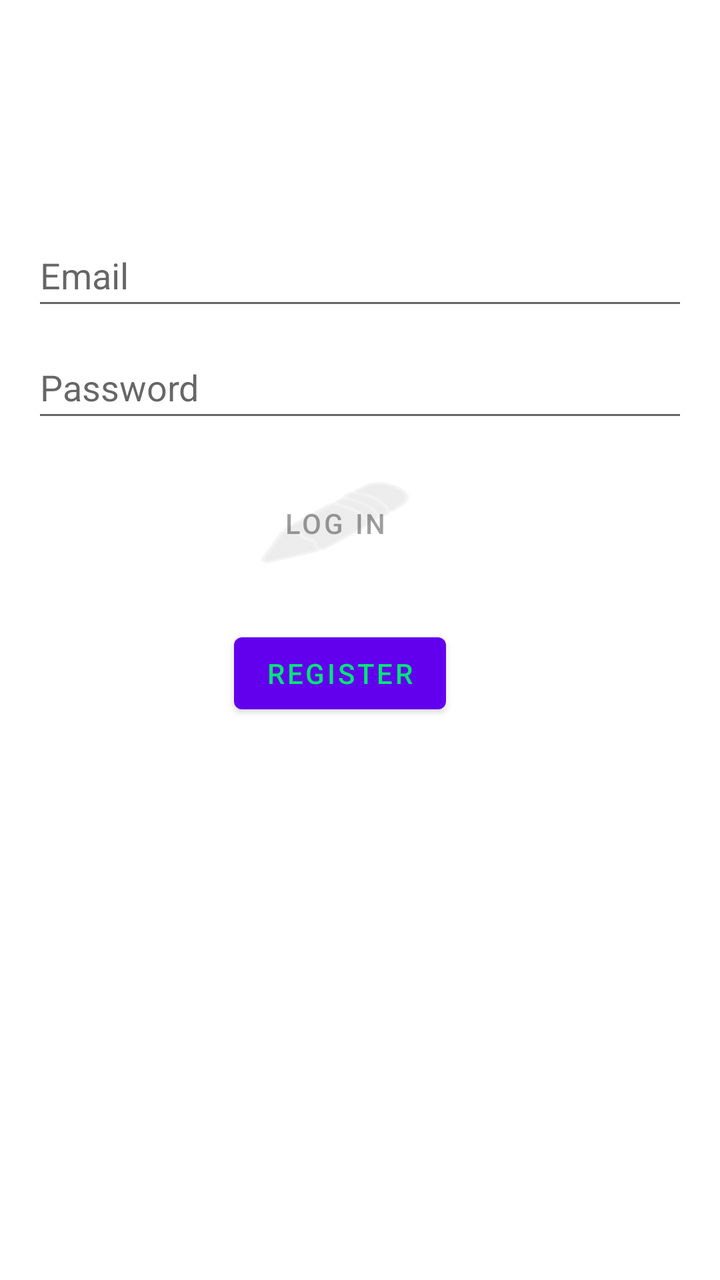
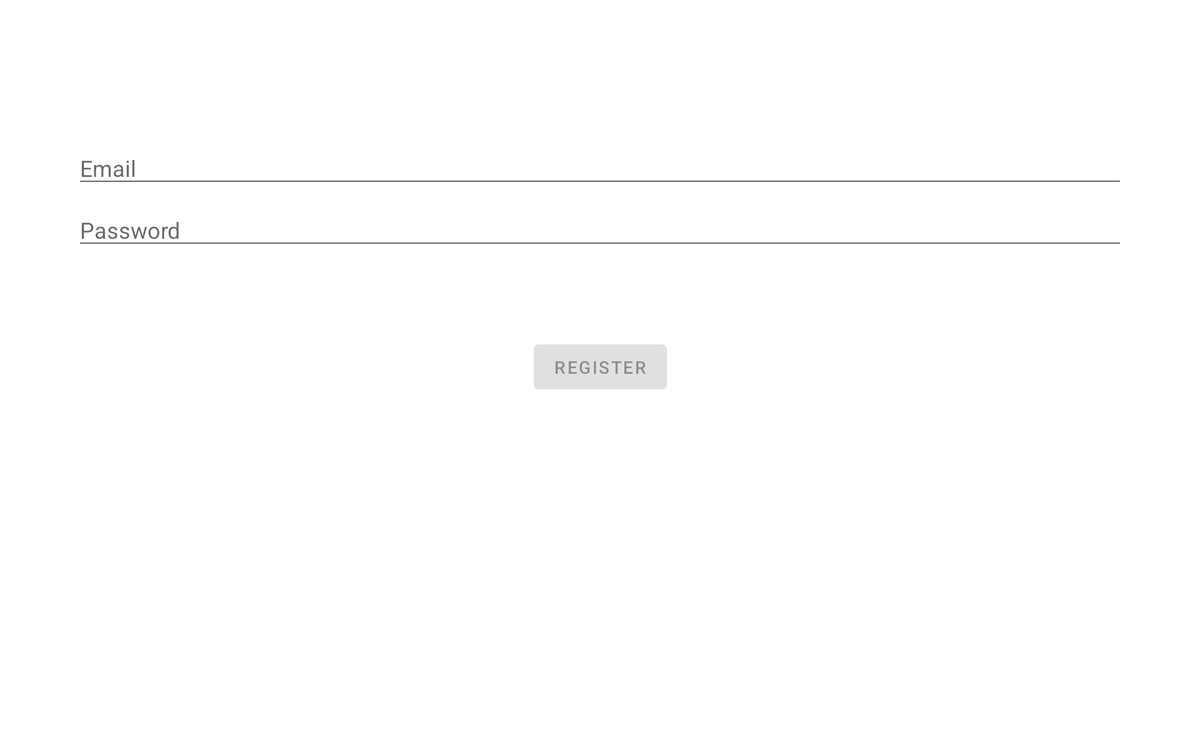

First picture: res/layout/ on a phone held upright. Second picture: the repository's own variant of that layout, on a device whose configuration matches the variant's folder. Source for both follows.
<!-- AndroidManifest.xml: application theme Theme.Project -->
<!-- res/layout/activity_login_main.xml -->
<?xml version="1.0" encoding="utf-8"?>
<androidx.constraintlayout.widget.ConstraintLayout xmlns:android="http://schemas.android.com/apk/res/android"
    xmlns:app="http://schemas.android.com/apk/res-auto"
    xmlns:tools="http://schemas.android.com/tools"
    android:id="@+id/container"
    android:layout_width="match_parent"
    android:layout_height="match_parent"
    android:paddingLeft="@dimen/activity_horizontal_margin"
    android:paddingTop="@dimen/activity_vertical_margin"
    android:paddingRight="@dimen/activity_horizontal_margin"
    android:paddingBottom="@dimen/activity_vertical_margin"
    android:background="@drawable/ic_launcher_background"
    tools:context=".main.login.ui.login.LoginMainActivity">

    <EditText
        android:id="@+id/email"
        android:layout_width="0dp"
        android:layout_height="wrap_content"
        android:layout_marginTop="96dp"
        android:autofillHints="@string/prompt_email"
        android:hint="@string/prompt_email"
        android:inputType="textEmailAddress"
        android:minHeight="48dp"
        android:selectAllOnFocus="true"
        app:layout_constraintEnd_toEndOf="parent"
        app:layout_constraintStart_toStartOf="parent"
        app:layout_constraintTop_toTopOf="parent" />

    <EditText
        android:id="@+id/password"
        android:layout_width="0dp"
        android:layout_height="wrap_content"
        android:layout_marginTop="8dp"
        android:autofillHints="@string/prompt_password"
        android:hint="@string/prompt_password"
        android:imeActionLabel="@string/action_sign_in_short"
        android:imeOptions="actionDone"
        android:inputType="textPassword"
        android:minHeight="48dp"
        android:selectAllOnFocus="true"
        app:layout_constraintEnd_toEndOf="parent"
        app:layout_constraintStart_toStartOf="parent"
        app:layout_constraintTop_toBottomOf="@+id/email" />

    <Button
        android:id="@+id/LogIn"
        android:layout_width="wrap_content"
        android:layout_height="wrap_content"
        android:layout_gravity="start"
        android:layout_marginTop="16dp"
        android:layout_marginBottom="64dp"
        android:background="@android:drawable/ic_menu_edit"
        android:enabled="false"
        android:text="@string/log_in"
        app:layout_constraintBottom_toBottomOf="parent"
        app:layout_constraintEnd_toEndOf="parent"
        app:layout_constraintHorizontal_bias="0.448"
        app:layout_constraintStart_toStartOf="parent"
        app:layout_constraintTop_toBottomOf="@+id/password"
        app:layout_constraintVertical_bias="0.02" />

    <ProgressBar
        android:id="@+id/loading"
        android:layout_width="wrap_content"
        android:layout_height="wrap_content"
        android:layout_gravity="center"
        android:layout_marginTop="64dp"
        android:layout_marginBottom="64dp"
        android:visibility="gone"
        app:layout_constraintBottom_toBottomOf="parent"
        app:layout_constraintEnd_toEndOf="@+id/password"
        app:layout_constraintStart_toStartOf="@+id/password"
        app:layout_constraintTop_toTopOf="parent"
        app:layout_constraintVertical_bias="0.3" />

    <Button
        android:id="@+id/Register_Log_In"
        android:layout_width="wrap_content"
        android:layout_height="wrap_content"
        android:layout_marginTop="75dp"
        android:onClick="registerMessage"
        android:text="@string/action_Register"
        android:textColor="#00E676"
        app:layout_constraintEnd_toEndOf="@+id/LogIn"
        app:layout_constraintHorizontal_bias="0.388"
        app:layout_constraintStart_toStartOf="@+id/LogIn"
        app:layout_constraintTop_toTopOf="@+id/LogIn" />

</androidx.constraintlayout.widget.ConstraintLayout>
<!-- resources referenced by this layout -->
<resources>
  <dimen name="activity_horizontal_margin">16dp</dimen>
  <dimen name="activity_vertical_margin">16dp</dimen>
  <string name="action_Register">Register</string>
  <string name="action_sign_in_short">Sign in</string>
  <string name="log_in">Log In</string>
  <string name="prompt_email">Email</string>
  <string name="prompt_password">Password</string>
  <style name="Theme.Project" parent="Theme.MaterialComponents.DayNight.DarkActionBar">
          
          <item name="colorPrimary">@color/purple_500</item>
          <item name="colorPrimaryVariant">@color/purple_700</item>
          <item name="colorOnPrimary">@color/white</item>
          
          <item name="colorSecondary">@color/teal_200</item>
          <item name="colorSecondaryVariant">@color/teal_700</item>
          <item name="colorOnSecondary">@color/black</item>
          
          <item name="android:statusBarColor">?attr/colorPrimaryVariant</item>
          
      </style>
  <color name="purple_500">#FF6200EE</color>
  <color name="purple_700">#FF3700B3</color>
  <color name="white">#FFFFFFFF</color>
  <color name="teal_200">#FF03DAC5</color>
  <color name="teal_700">#FF018786</color>
  <color name="black">#FF000000</color>
</resources>
<!-- res/layout-w936dp/activity_login_main.xml (the repository's variant of the layout above) -->
<!-- drawn on a 7-inch tablet turned sideways -->
<?xml version="1.0" encoding="utf-8"?>
<androidx.constraintlayout.widget.ConstraintLayout xmlns:android="http://schemas.android.com/apk/res/android"
    xmlns:app="http://schemas.android.com/apk/res-auto"
    xmlns:tools="http://schemas.android.com/tools"
    android:id="@+id/container"
    android:layout_width="match_parent"
    android:layout_height="match_parent"
    android:paddingLeft="@dimen/activity_horizontal_margin"
    android:paddingTop="@dimen/activity_vertical_margin"
    android:paddingRight="@dimen/activity_horizontal_margin"
    android:paddingBottom="@dimen/activity_vertical_margin"
    tools:context=".main.login.ui.login.LoginMainActivity">

    <androidx.constraintlayout.widget.ConstraintLayout
        android:layout_width="840dp"
        android:layout_height="match_parent"
        app:layout_constraintEnd_toEndOf="parent"
        app:layout_constraintStart_toStartOf="parent">

        <EditText
            android:id="@+id/email"
            android:layout_width="0dp"
            android:layout_height="wrap_content"
            android:layout_marginTop="96dp"
            android:autofillHints="@string/prompt_email"
            android:hint="@string/prompt_email"
            android:inputType="textEmailAddress"
            android:selectAllOnFocus="true"
            app:layout_constraintEnd_toEndOf="parent"
            app:layout_constraintStart_toStartOf="parent"
            app:layout_constraintTop_toTopOf="parent" />

        <EditText
            android:id="@+id/password"
            android:layout_width="0dp"
            android:layout_height="wrap_content"
            android:layout_marginTop="8dp"
            android:autofillHints="@string/prompt_password"
            android:hint="@string/prompt_password"
            android:imeActionLabel="@string/action_sign_in_short"
            android:imeOptions="actionDone"
            android:inputType="textPassword"
            android:selectAllOnFocus="true"
            app:layout_constraintEnd_toEndOf="parent"
            app:layout_constraintStart_toStartOf="parent"
            app:layout_constraintTop_toBottomOf="@+id/email" />

        <Button
            android:id="@+id/LogIn"
            android:layout_width="wrap_content"
            android:layout_height="wrap_content"
            android:layout_gravity="start"
            android:layout_marginTop="16dp"
            android:layout_marginBottom="64dp"
            android:enabled="false"
            android:text="@string/action_Register"
            app:layout_constraintBottom_toBottomOf="parent"
            app:layout_constraintEnd_toEndOf="parent"
            app:layout_constraintStart_toStartOf="parent"
            app:layout_constraintTop_toBottomOf="@+id/password"
            app:layout_constraintVertical_bias="0.2" />

        <ProgressBar
            android:id="@+id/loading"
            android:layout_width="wrap_content"
            android:layout_height="wrap_content"
            android:layout_gravity="center"
            android:layout_marginTop="64dp"
            android:layout_marginBottom="64dp"
            android:visibility="gone"
            app:layout_constraintBottom_toBottomOf="parent"
            app:layout_constraintEnd_toEndOf="@+id/password"
            app:layout_constraintStart_toStartOf="@+id/password"
            app:layout_constraintTop_toTopOf="parent"
            app:layout_constraintVertical_bias="0.3" />

    </androidx.constraintlayout.widget.ConstraintLayout>
</androidx.constraintlayout.widget.ConstraintLayout>
<!-- resources referenced by the variant -->
<!-- as a 7-inch tablet turned sideways resolves them -->
<resources>
  <dimen name="activity_horizontal_margin">16dp</dimen>
  <dimen name="activity_vertical_margin">16dp</dimen>
  <string name="action_Register">Register</string>
  <string name="action_sign_in_short">Sign in</string>
  <string name="prompt_email">Email</string>
  <string name="prompt_password">Password</string>
  <style name="Theme.Project" parent="Theme.MaterialComponents.DayNight.DarkActionBar">
          
          <item name="colorPrimary">@color/purple_500</item>
          <item name="colorPrimaryVariant">@color/purple_700</item>
          <item name="colorOnPrimary">@color/white</item>
          
          <item name="colorSecondary">@color/teal_200</item>
          <item name="colorSecondaryVariant">@color/teal_700</item>
          <item name="colorOnSecondary">@color/black</item>
          
          <item name="android:statusBarColor">?attr/colorPrimaryVariant</item>
          
      </style>
  <color name="purple_500">#FF6200EE</color>
  <color name="purple_700">#FF3700B3</color>
  <color name="white">#FFFFFFFF</color>
  <color name="teal_200">#FF03DAC5</color>
  <color name="teal_700">#FF018786</color>
  <color name="black">#FF000000</color>
</resources>
